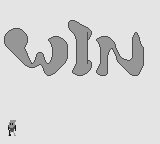

This is a level from a 2D game, rendered from its Tiled map with the project's own tilesets. A one-line summary and the complete map file follow:
An orthogonal 20x18 tile map with 8x8 px tiles, 1 tile layer (bg), 2 hidden layers not drawn and 1 object.

<map version="1.10" tiledversion="1.10.1" orientation="orthogonal" renderorder="right-down" width="20" height="18" tilewidth="8" tileheight="8" infinite="0" nextlayerid="6" nextobjectid="3">
 <tileset firstgid="1" source="terrain.tsx" />
 <layer id="1" name="Tile Layer 1" width="20" height="18" visible="0">
  <data encoding="csv">
128,128,128,128,128,128,128,128,128,128,128,128,128,128,128,128,128,128,128,128,
128,128,128,128,128,128,128,128,128,128,128,128,128,128,128,128,128,128,128,128,
128,128,128,128,128,128,128,128,128,128,128,128,128,128,128,128,128,128,128,128,
128,128,128,128,128,128,128,128,128,128,128,128,128,128,128,128,128,128,128,128,
128,128,128,128,128,128,128,128,15,16,128,128,128,128,128,128,128,128,128,128,
128,5,128,128,128,128,5,128,31,32,128,128,128,128,128,128,15,16,128,128,
128,10,12,9,12,9,13,128,15,16,128,24,12,128,27,128,8,11,128,128,
128,26,28,25,28,25,29,128,8,11,128,24,28,128,27,128,8,11,128,128,
128,128,10,13,10,13,128,128,8,11,128,24,128,10,27,128,8,11,128,128,
128,128,26,29,26,29,128,128,8,11,128,24,128,26,27,128,15,16,128,128,
128,128,128,128,128,128,128,128,128,128,128,128,128,128,128,128,31,32,128,128,
128,128,128,128,128,128,0,128,128,128,128,128,128,128,128,128,128,15,5,128,
128,128,128,128,128,128,0,128,128,128,128,128,128,128,128,128,128,25,33,12,
128,128,128,128,128,128,0,128,128,128,128,128,128,128,128,128,9,33,33,29,
128,128,128,128,128,128,0,128,128,128,128,0,128,128,128,128,25,33,23,128,
128,128,128,128,128,128,0,128,128,128,128,0,128,128,128,9,20,21,128,128,
128,128,128,128,128,128,128,128,0,0,128,0,128,128,15,16,128,128,128,128,
128,128,128,128,128,128,128,128,0,0,128,0,128,128,31,32,128,128,128,128
</data>
 </layer>
 <layer id="3" name="Copy of Tile Layer 2" width="20" height="18" visible="0">
  <data encoding="csv">
0,0,0,0,0,0,0,0,15,36,0,0,0,0,0,0,0,0,0,0,
0,6,12,0,0,9,7,0,87,127,4,74,0,6,7,0,0,42,45,0,
0,22,28,6,7,25,23,0,0,43,27,62,0,10,127,12,0,58,11,0,
0,0,10,13,10,13,0,0,0,8,27,0,0,8,13,44,0,24,11,0,
0,0,26,29,26,29,0,0,0,8,27,0,0,8,11,26,35,24,11,0,
0,0,0,0,0,0,0,0,0,8,27,16,0,8,11,0,43,127,62,0,
0,0,0,0,0,0,0,0,0,25,127,88,0,89,32,0,31,68,0,0,
0,103,104,0,0,42,45,0,0,65,68,0,0,0,0,0,0,0,0,0,
0,43,127,72,0,8,61,0,0,0,0,0,0,0,0,0,0,0,0,0,
0,8,46,44,0,8,27,0,0,0,0,0,0,0,0,0,0,0,0,0,
0,8,11,87,35,64,27,0,0,0,0,0,0,0,0,0,0,0,0,0,
0,25,11,0,22,127,13,0,0,73,104,0,0,0,0,0,0,15,5,0,
0,119,32,0,0,119,32,0,0,25,127,72,0,0,0,0,0,25,127,7,
0,0,0,0,0,0,0,0,9,127,127,88,0,0,0,0,9,127,127,13,
0,0,0,0,0,0,0,0,25,20,68,0,0,0,0,0,25,127,20,90,
0,0,0,0,0,0,0,9,23,0,0,0,0,0,0,9,20,68,0,0,
0,0,0,0,0,0,15,16,0,0,0,0,0,0,73,74,0,0,0,0,
0,0,0,0,0,0,31,32,0,0,0,0,0,0,89,90,0,0,0,0
</data>
 </layer>
 <layer id="2" name="bg" class="bg" width="20" height="18">
  <data encoding="csv">
128,128,128,128,128,128,128,128,128,128,128,128,128,128,128,128,128,128,128,128,
128,128,128,128,128,128,128,128,128,128,128,128,128,128,128,128,128,128,128,128,
128,128,128,128,128,128,128,128,15,36,128,128,128,128,128,128,128,128,128,128,
128,33,76,128,128,128,128,128,87,127,4,74,128,128,128,128,128,128,128,128,
71,127,127,72,128,128,33,36,128,43,27,62,33,76,128,128,42,45,128,128,
87,127,127,62,128,128,43,127,72,8,27,128,43,127,72,128,8,61,128,128,
128,22,127,45,15,16,8,127,11,8,27,128,8,46,44,128,8,27,128,128,
128,128,22,28,58,61,58,127,62,8,27,16,8,11,87,35,64,27,128,128,
128,128,128,65,68,43,127,23,128,25,127,88,25,11,128,22,127,13,128,128,
128,128,128,128,128,89,68,128,128,65,68,128,91,32,128,128,91,32,128,128,
128,128,128,128,128,128,128,128,128,128,128,128,128,128,128,128,128,128,128,128,
128,128,128,128,128,128,128,128,128,128,128,128,128,128,128,128,128,128,128,128,
128,128,128,128,128,128,128,128,128,128,128,128,128,128,128,128,128,128,128,128,
128,128,128,128,128,128,128,128,128,128,128,128,128,128,128,128,128,128,128,128,
128,128,128,128,128,128,128,128,128,128,128,128,128,128,128,128,128,128,128,128,
128,69,128,128,128,128,128,128,128,128,128,128,128,128,128,128,128,128,128,128,
128,85,128,128,128,128,128,128,128,128,128,128,128,128,128,128,128,128,128,128,
128,128,128,128,128,128,128,128,128,128,128,128,128,128,128,128,128,128,128,128
</data>
 </layer>
 <objectgroup id="5" name="Object Layer 1">
  <object id="1" x="9" y="86" width="148" height="64">
   <text fontfamily="Misc Fixed" pixelsize="14" wrap="1" kerning="0">Thanks for playing!
&lt;3 Quinevere</text>
  </object>
 </objectgroup>
</map>
